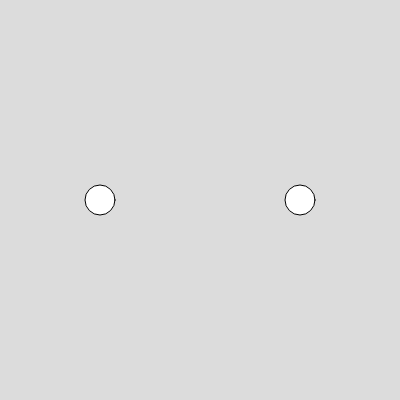
Frame 1 (no input)
Frame 60 (no input): identical to frame 1, image omitted
Frame 120 (the mouse pressed at the canvas centre since frame 60): identical to frame 1, image omitted

The p5.js sketch that drew this single still picture (run headless with seeded random() and noise() and a simulated clock; from frame 60 on, the mouse is pressed at the canvas centre):

// p5.js sketch
// ── sketch.js
let p1, p2;
function setup() {
  createCanvas(400, 400);
  p1 = new Particle(100,200);
  p2 = new Particle(300, 200)
  // console.log(p)
}

function draw() {
  background(220);
  p1.display()
  p2.display()
}

//singular form
class Particle {
  constructor(tempX, tempY) {
    this.x = tempX;
    this.y = tempY;
    this.dia = 30;
  }
  display() {
    push();
    circle(this.x, this.y, this.dia);
    pop();
  }
}
